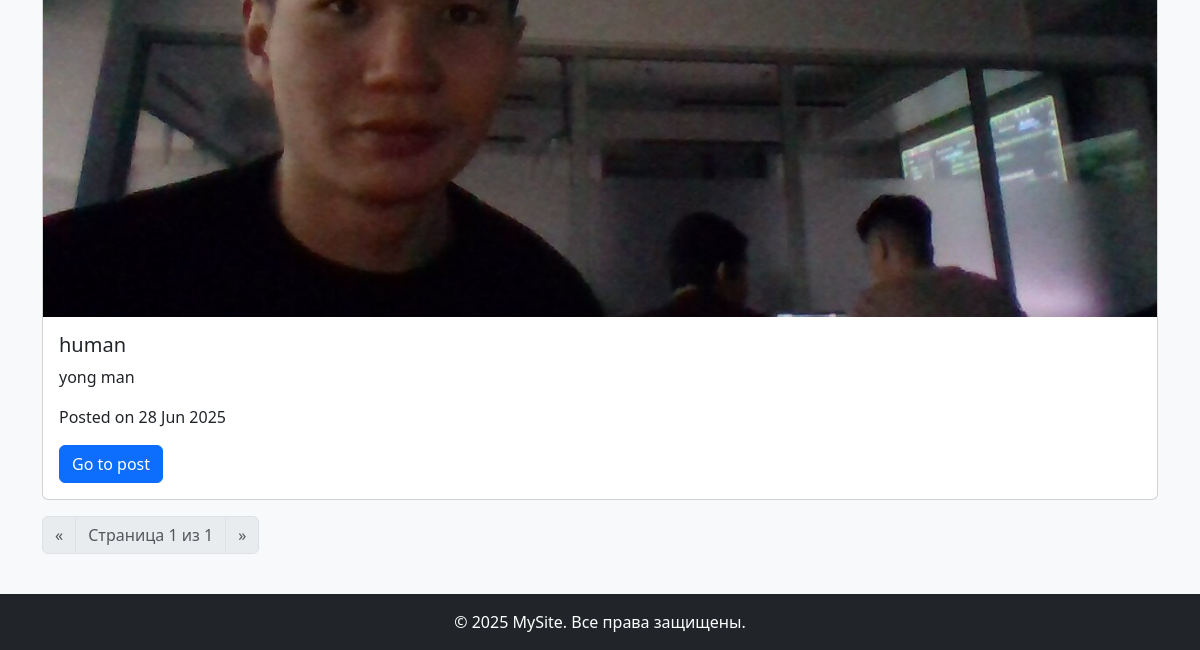
Before: /posts/ (signed in, lower part) with the older database file.
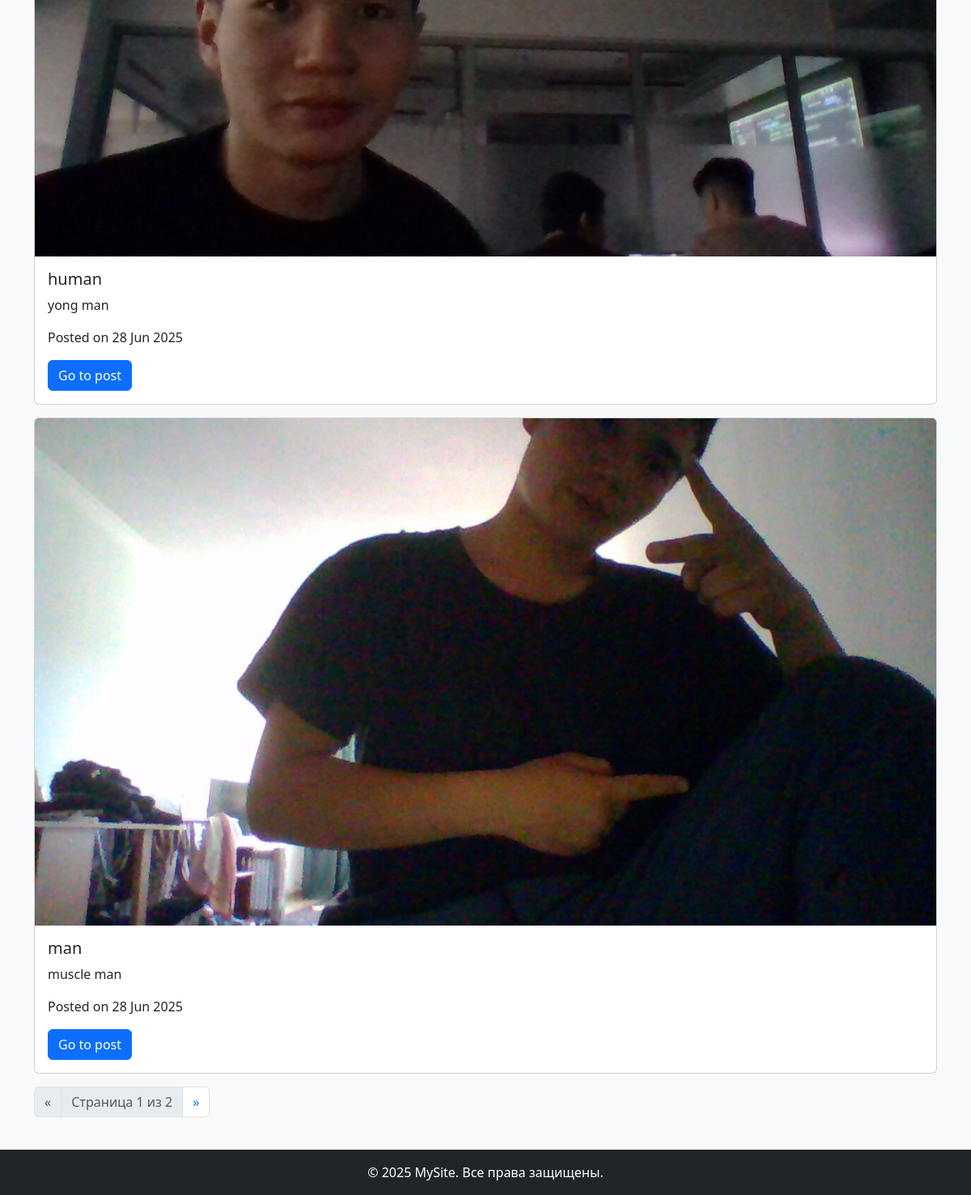
After: the same page with the newer database file.
### posts/models.py (models this page shows, shortened)
class Post(models.Model):
    author = models.ForeignKey(User, on_delete=models.CASCADE, related_name='posts')
    image = models.ImageField(null=True, blank=True)
    title = models.CharField(max_length=256)
    content = models.TextField(null=True, blank=True)  # Лучше TextField для контента
    rate = models.IntegerField(default=0)  # Числовое поле, default=0
    created_at = models.DateTimeField(auto_now_add=True)  # Обычно без null=True
    updated_at = models.DateTimeField(auto_now=True)  # Обычно без null=True
    category = models.ForeignKey(
        Category, on_delete=models.CASCADE, null=True, blank=True
    )
    tags = models.ManyToManyField(Tag, blank=True)

### posts/views.py (the view)
# urls.py: path('posts/', posts_list_view, name='posts_list_view'),
@login_required
def posts_list_view(request):
    posts = Post.objects.all()
    query = request.GET.get('q')
    if query:
        posts = posts.filter(
            Q(title__icontains=query) |
            Q(content__icontains=query)
        )
    category_id = request.GET.get('category')
    if category_id:
        posts = posts.filter(category_id=category_id)
    tag_id = request.GET.get('tag')
    if tag_id:
        posts = posts.filter(tags__id=tag_id)
    sort = request.GET.get('sort')
    if sort == 'title':
        posts = posts.order_by('title')
    elif sort == 'new':
        posts = posts.order_by('-created_at')
    elif sort == 'old':
        posts = posts.order_by('created_at')
    paginator = Paginator(posts, 5)
    page_number = request.GET.get('page')
    page_obj = paginator.get_page(page_number)
    categories = Category.objects.all()
    tags = Tag.objects.all()
    context = {
        'page_obj': page_obj,
        'categories': categories,
        'tags': tags,
        'query': query,
        'current_category': category_id,
        'current_tag': tag_id,
        'current_sort': sort,
    }
    return render(request, 'posts/post_list.html', context)

### templates/posts/post_list.html (shortened to what this page needs)
{% extends 'base.html' %}
{% load static %}
{% block content %}
{% for post in page_obj %}
<div class="card mb-3">
    {% if post.image %}
    <img src="{{ post.image.url }}" class="card-img-top" alt="...">
    {% else %}
    <img src="{% static 'placeholder.jpg' %}" class="card-img-top" alt="...">
    {% endif %}
    <div class="card-body">
        <h5 class="card-title">{{ post.title }}</h5>
        <p class="card-text">{{ post.content|truncatewords:20 }}</p>
        <p class="card-text">Posted on {{ post.created_at|date:"d M Y" }}</p>
        <a href="{% url 'post_detail_view' post.id %}" class="btn btn-primary">Go to post</a>
    </div>
</div>
{% empty %}
<p>Посты не найдены.</p>
{% endfor %}
<nav aria-label="Page navigation example">
  <ul class="pagination">
    {% if page_obj.has_previous %}
      <li class="page-item">
        <a class="page-link" href="?{% if query %}q={{ query }}&{% endif %}{% if current_category %}category={{ current_category }}&{% endif %}{% if current_tag %}tag={{ current_tag }}&{% endif %}{% if current_sort %}sort={{ current_sort }}&{% endif %}page={{ page_obj.previous_page_number }}" aria-label="Previous">
          <span aria-hidden="true">&laquo;</span>
        </a>
      </li>
    {% else %}
      <li class="page-item disabled"><span class="page-link">&laquo;</span></li>
    {% endif %}
    <li class="page-item disabled"><span class="page-link">Страница {{ page_obj.number }} из {{ page_obj.paginator.num_pages }}</span></li>
    {% if page_obj.has_next %}
      <li class="page-item">
        <a class="page-link" href="?page={{ page_obj.next_page_number }}" aria-label="Next">
          <span aria-hidden="true">&raquo;</span>
        </a>
      </li>
    {% else %}
      <li class="page-item disabled"><span class="page-link">&raquo;</span></li>
    {% endif %}
  </ul>
</nav>
{% endblock %}

### templates/base.html (shortened to what this page needs)
<!DOCTYPE html>
<html lang="en">
<head>
    <link href="https://cdn.jsdelivr.net/npm/bootstrap@5.3.3/dist/css/bootstrap.min.css" rel="stylesheet">
    <link href="https://cdn.jsdelivr.net/npm/bootstrap-icons@1.10.5/font/bootstrap-icons.css" rel="stylesheet">
</head>
<body class="bg-light d-flex flex-column min-vh-100">
    <main class="container my-4 flex-grow-1">
        {% block content %}{% endblock %}
    </main>
    <footer class="bg-dark text-white text-center py-3 mt-auto">
        &copy; 2025 MySite. Все права защищены.
    </footer>
</body>
</html>

Changed rows visible on the page:
added Post: image (picture), title "man", content "muscle man", created_at "28 Jun 2025"
Other visible differences:
{{ page_obj.paginator.num_pages }}: "1" → "2"
